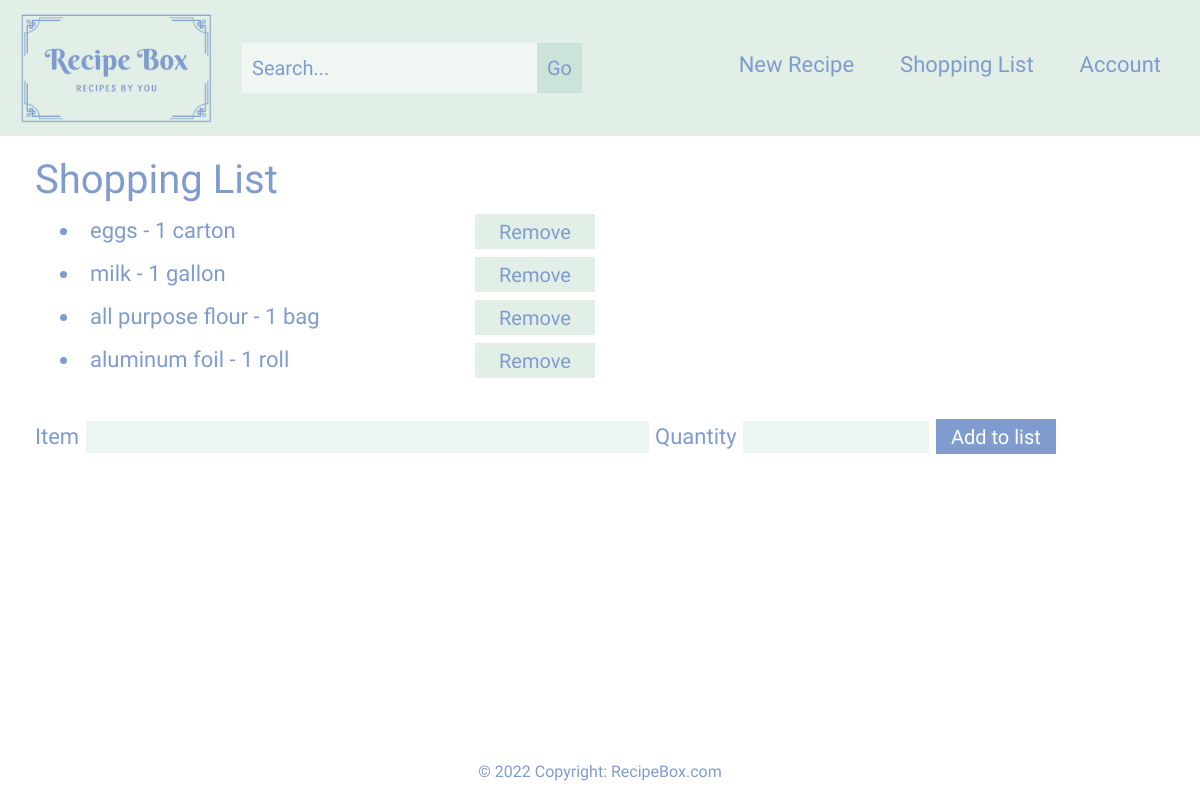
The app's page /shopping_list/ (signed in), older data.
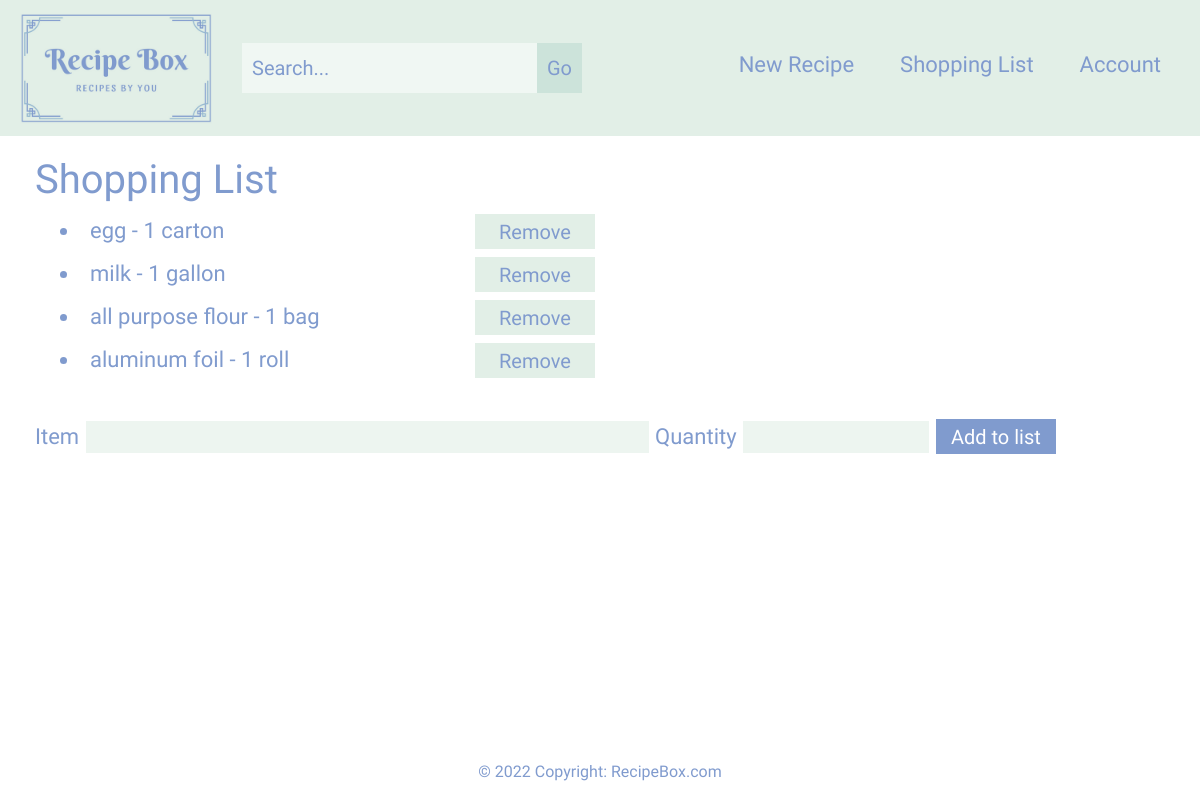
The same page, newer data.
### base/models.py (models this page shows, shortened)
class Food(models.Model):
    user = models.ForeignKey(settings.AUTH_USER_MODEL, on_delete=models.CASCADE)
    slug = models.SlugField(unique=True, blank=True, null=True)
    id = models.AutoField(primary_key=True)
    name = models.CharField(max_length = 100)
    quantity = models.CharField(max_length = 50)
    class Meta:
        verbose_name = ('Food')
        verbose_name_plural = ('Foods')

### base/views.py (the view)
# urls.py: path("shopping_list/", views.shopping_list, name="shopping_list"),
@login_required
def shopping_list(request):
    food_qs = Food.objects.filter(user=request.user)
    form = ShoppingForm(request.POST)
    context = {
        "food_list": food_qs,
        "ShoppingForm": ShoppingForm
    }
    return render(request, "shopping_list.html", context)

### templates/shopping_list.html (shortened to what this page needs)
{% extends "base.html" %}
{% block page_content %}
<section id="shopping-list">
    <h1>Shopping List</h1>
    <u1>
        {% for x in food_list %}
            <form action="/delete/{{x.id}}/" method="post">
                <li class="shopping-items col-sm-6">{{ x.name }} - {{ x.quantity }}
                <button type="submit" id="shopping-remove-btn" name="delete">Remove</button></li>
            </form>
        {% endfor %}
    </u1>
    <br>
    <form action="/add/" method="post">
        {% for field in ShoppingForm %}
            {{ field.label_tag }} {{ field }}
        {% endfor %}
        <button id="shopping-add-btn" type="submit">Add to list</button>
    </form>
</section>
{% endblock %}

### templates/base.html (shortened to what this page needs)
{% load static %}
<!doctype html>
<html lang="en">
    <head>
        <link rel="stylesheet" href="https://cdn.jsdelivr.net/npm/bootstrap@4.1.3/dist/css/bootstrap.min.css">
        <link rel="stylesheet" type="text/css" href="{% static 'styles/style.css' %}">
    </head>
    <body>
        <nav class="navbar navbar-expand-lg container-fluid justify-content-between py-md-2">
            <a class="navbar-brand" href="/">
                <img src="{% static 'img/logo.png' %}" width="200" height="120">
            </a>
            <div class="collapse navbar-collapse menu" id="main-navigation">
                <form class="form-inline searchbar mr-auto" method="get" action="{% url 'search_results' %}" >
                <input autocomplete="off" name="search" type="search" placeholder="Search..." aria-label="Search">
                <button type="submit">Go</button>
                </form>
                <ul class="navbar-nav">
                    <li class="nav-item py-md-2">
                        <a class="nav-link" href="/recipe">New Recipe</a>
                    </li>
                    <li class="nav-item py-md-2">
                        <a class="nav-link" href="/shopping_list">Shopping List</a>
                    </li>
                    <li class="nav-item py-md-2">
                        <a class="nav-link" href="/account">Account</a>
                    </li>
                </ul>
            </div>
        </nav>
        <div class="container-fluid page-content">
            {% block page_content %}{% endblock %}
        </div>
        <footer class="page-footer font-small">
            <div class="footer-copyright">© 2022 Copyright:
                <a class="web-link" href="/"> RecipeBox.com</a>
            </div>
        </footer>
    </body>
</html>

### static/styles/style.css (style rules this page uses)
body, #landing { padding: 0; margin: 0; background: #ffff; font-family: 'Sansita', sans-serif; position: relative; min-height: 100vh; }
.page-content { padding-bottom: 2.5rem; }
button, button:active, button:focus { outline: none; }
.navbar { background: #e2efe7; margin: 0; padding: 8; }
.navbar-brand { padding: 0; }
.nav-link { height: 50px; font-size: 22px; padding: 5px; margin-left: 15px; margin-right: 15px; }
.nav-link, .navbar button { color: #809bce; }
.navbar button { height: 50px; font-size: 20px; padding: 10px; cursor: pointer; background: rgba(184, 216, 205, 0.5); }
.menu input[type=search], .navbar button { border: none; outline: none; }
.menu input[type=search] { background: rgba(255, 255, 255, 0.5); padding: 10px; }
.searchbar { margin: 10px; }
.navbar-collapse { justify-content: flex-end; }
footer { position: absolute; bottom: 0; height: 2.5rem; width: 100%; text-align: center; color: #809bce; }
.web-link:link { text-decoration: none; }
.web-link { color: #809bce; }
#new-section, #new-recipe, #all-recipes, #search, #individual-section, #account, #shopping-list, .change-account { margin: 20px; color: #809bce; font-size: 22px; }
#direction, #ingredient, #amount, #instruction, #shopping { color: #809bce; font-size: 20px; background-color: rgba(226, 239, 231, .6); outline: none; border: 1px solid #ffffff; }
button, button[type=submit] { border: none; outline: none; cursor: pointer; }
#shopping-add-btn, #shopping-remove-btn { cursor: pointer; border: none; padding-top: 0; padding-bottom: 0; height: 35px; width: 120px; font-size: 20px; }
#shopping-add-btn { background-color: #809bce; color: #ffff; }
#shopping-remove-btn { background-color: #e2efe7; color: #809bce; float: right; }
.shopping-items { margin: 10px; }
#shopping { padding-left: 5px; }

Row changes from the older to the newer data that the page shows:
removed Food: name "eggs", quantity "1 carton"
added Food: name "egg", quantity "1 carton"
